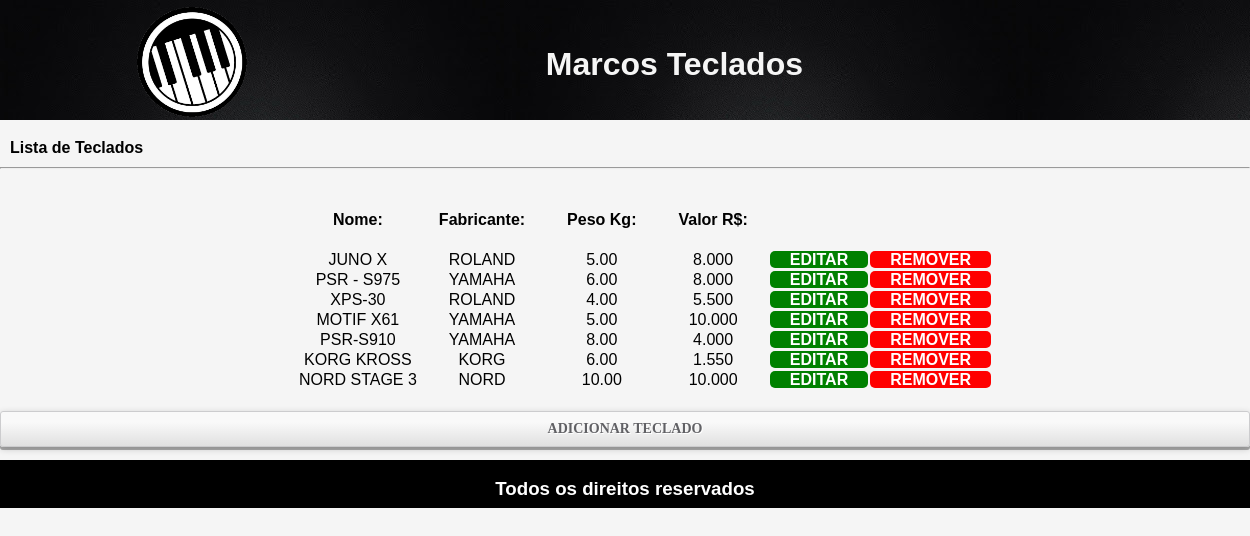
The page /cadastro.php on the database its author committed.
### tables this page shows
CREATE TABLE IF NOT EXISTS `teclados` (
  `id` int(11) NOT NULL AUTO_INCREMENT,
  `nome` varchar(255) NOT NULL,
  `fabricante` varchar(255) NOT NULL,
  `peso` decimal(5,2) NOT NULL,
  `valor` decimal(6,3) NOT NULL,
  PRIMARY KEY (`id`)
);

### cadastro.php (the view, shortened to what this page needs)
<?php
    include_once 'nav.php';
    include_once 'db_conect.php';
?>
<h4 class="lista">Lista de Teclados</h4>
<hr>
<div class="tabela">
    <table>
    <thead>
        <tr>
            <th class="tamanho">Nome:</th>
            <th class="tamanho">Fabricante:</th>
            <th class="tamanho">Peso Kg:</th>
            <th class="tamanho">Valor R$:</th>
        </tr>
    </thead>
    <tbody class="itens">
        <?php
        $sql = "SELECT * FROM teclados";
        $resultado = mysqli_query($connect, $sql);
        while ($dados = mysqli_fetch_array($resultado)):
        ?>
        <tr>
            <td><?php echo $dados['nome']; ?></td>
            <td><?php echo $dados['fabricante']; ?></td>
            <td><?php echo $dados['peso']; ?></td>
            <td><?php echo $dados['valor']; ?></td>
            <td><a href="editar.php?id=<?php echo $dados['id']; ?>" class="botaoedit">Editar</a></td>
            <td><a href="delete.php?id=<?php echo $dados['id']; ?>" class="botaoremove">Remover</a></td>
        </tr>
        <?php endwhile; ?>
    </tbody>
    </table>
    <br>
</div>
<a href="adicionar.php" class="botaoadd">Adicionar teclado</a>
<?php
    include_once 'footer.php';
?>

### nav.php (shortened to what this page needs)
<!DOCTYPE html>
<html lang="pt-br">
<head>
    <link rel="stylesheet" href="css/style.css">
</head>
<body>
<div class="nav-bar">
<div class="nav-bar">
        <div class="conteudo-nav">
            <a href="index.php"><img src="img/logo.png" widht="115px" height="115px"></a>
            <h1 id="nome-logo">Marcos Teclados</h1>
        </div>

### footer.php
<footer>
        <div class="footer">
            <h3 color="white">Todos os direitos reservados</h3>
        </div>
    </footer>
</div>
</body>
</html>

### css/style.css (style rules this page uses)
* { margin: 0; padding: 0; }
body { font-size: 1em; font-family: Arial, Helvetica, sans-serif; background: whitesmoke; }
.nav-bar { width: 100%; height: 120px; background-image: url(../img/img1.jpg); }
.conteudo-nav { width: 980px; margin: auto; padding: 5px; }
#nome-logo { float: right; color: whitesmoke; display: inline-block; margin-right: 271px; padding: 41px; }
.footer { background-color: black; text-align: center; height: 48px; display: block; margin-top: 13px; }
h3 { color: white; display: inline-block; margin-top: 18px; }
.lista { padding: 10px; }
.tabela { width: 100%; padding: 20px; display: flex; align-items: center; justify-content: center; }
.tamanho { padding: 20px; }
.itens { text-align: center; }
.botaoadd { background: -webkit-linear-gradient(bottom, #E0E0E0, #F9F9F9 70%); background: -moz-linear-gradient(bottom, #E0E0E0, #F9F9F9 70%); background: -o-linear-gradient(bottom, #E0E0E0, #F9F9F9 70%); background: -ms-linear-gradient(bottom, #E0E0E0, #F9F9F9 70%); background: linear-gradient(bottom, #E0E0E0, #F9F9F9 70%); border: 1px solid #CCCCCE; border-radius: 3px; box-shadow: 0 3px 0 rgba(0, 0, 0, .3), 0 2px 7px rgba(0, 0, 0, 0.2); color: #616165; display: block; font-family: "Trebuchet MS"; font-size: 14px; font-weight: bold; line-height: 24px; text-align: center; text-decoration: none; text-transform: uppercase; text-shadow: 1px 1px 0 #FFF; padding: 5px 33px; position: relative; }
.botaoedit { color: #FFF; background-color: green; border: none; height: 60px; padding: 0 20px; text-transform: uppercase; font-weight: bold; cursor: pointer; text-decoration: none; border-radius: 5px; }
.botaoremove { color: #FFF; background-color: red; border: none; height: 60px; padding: 0 20px; text-transform: uppercase; font-weight: bold; cursor: pointer; text-decoration: none; border-radius: 5px; }

### rows shown on the page
teclados: nome "JUNO X", fabricante "ROLAND", peso "5.00", valor "8.000"
teclados: nome "PSR - S975", fabricante "YAMAHA", peso "6.00", valor "8.000"
teclados: nome "XPS-30", fabricante "ROLAND", peso "4.00", valor "5.500"
teclados: nome "MOTIF X61", fabricante "YAMAHA", peso "5.00", valor "10.000"
teclados: nome "PSR-S910", fabricante "YAMAHA", peso "8.00", valor "4.000"
teclados: nome "KORG KROSS", fabricante "KORG", peso "6.00", valor "1.550"
teclados: nome "NORD STAGE 3", fabricante "NORD", peso "10.00", valor "10.000"
